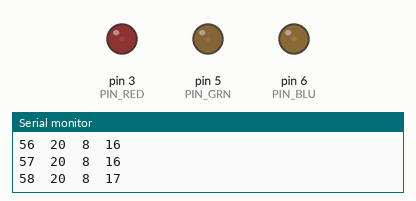
Simulated run of this sketch. Board: Arduino Nano, built with avr-gcc and run on an emulated ATmega328P. Shown: output pins drawn as LEDs (lit = HIGH), the last lines printed to the serial monitor. Random numbers use the default seed unless the sketch sets one.

Above: at 0.97 s.
At 3.94 s:
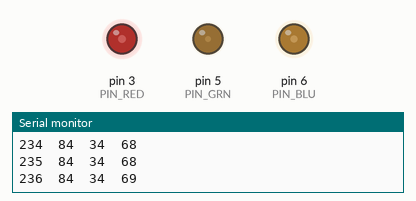
At 7.99 s:
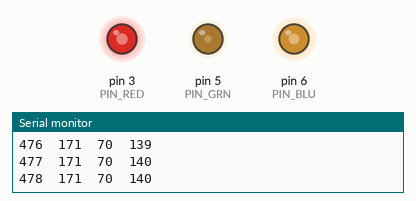
At 17.67 s:
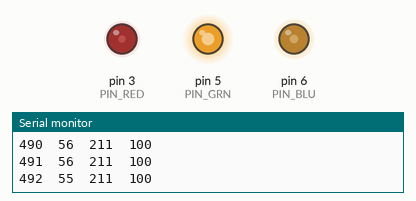
At 28.51 s:
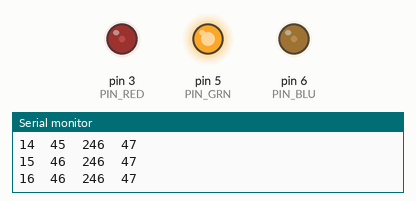
At 37.29 s:
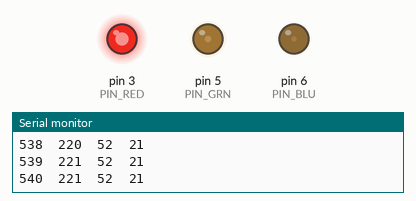
Timing chart, 0 to 40.0 s (numbered marks = the images above):
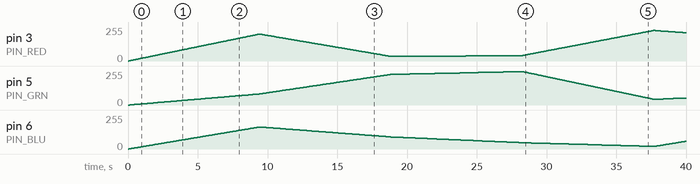

Measured:
- by itself, pin 5 (PIN_GRN): 0/255 → 1/255 at 0.12 s, → 2/255 0.12 s later, → 3/255 0.12 s later, → 4/255 0.12 s later, … (468 changes in this stretch)

The sketch:

rgb-lamp-constant-on.ino
```cpp
#define DEBUG true
#include "rgb-lamp-constant-on.h"

long frameIndex = -1;
long frameDuration = 1000 / fps;
long transitionFrames = transitionDuration / frameDuration;
int btnState = 0xFF;
bool ledState = true;

unsigned int lastColor[3] = {0, 0, 0};
unsigned int nextColor[3] = {0, 0, 0};
unsigned int currColor[3] = {0, 0, 0};
unsigned int COL_BLACK[] = {0, 0, 0};

void setup() {
  pinMode(PIN_RED , OUTPUT);
  pinMode(PIN_GRN , OUTPUT);
  pinMode(PIN_BLU, OUTPUT);
  // pinMode(PIN_BTN, INPUT);

  randomSeed(analogRead(0));

  if (DEBUG) {
    Serial.begin(9600);
    delay(1);
  }
}

void loop() {
  bool ledState = true;

  if (ledState) {
    if (frameIndex >= transitionFrames || frameIndex == -1) {
      frameIndex = 0;
      copyColor(nextColor, lastColor);
      getRandomColor(nextColor);

      if (DEBUG) {
        printColor(lastColor, false);
        Serial.print("-> ");
        printColor(nextColor, false);
        Serial.print("\n");
      }
    }

    getCurrentColor(lastColor, nextColor, currColor, frameIndex, transitionFrames);
    setColor(currColor);

    if (DEBUG) {
      Serial.print(frameIndex);
      //Serial.print("\t");
      //Serial.print(transitionFrames);
      Serial.print("\t");
      printColor(currColor, true);
      Serial.print("\n");
    }

    frameIndex++;
    delay(frameDuration);
  } else {
    copyColor(COL_BLACK, nextColor);
    setColor(COL_BLACK);
    frameIndex = -1;
  }

}

void getRandomColor(unsigned int dest[]) {
  while (true) {
    unsigned int r = random(MAX_COL);
    unsigned int g = random(MAX_COL);
    unsigned int b = random(MAX_COL);
    long total = r + g + b;
    if (total > MAX_COL && total <= MAX_COL * 2) {
      unsigned int avg = total / 3;
      if (abs(avg - r) > MAX_COL / 2 || abs(avg - g) > MAX_COL / 2 || abs(avg - b) > MAX_COL / 2) {
        dest[0] = r;
        dest[1] = g;
        dest[2] = b;
        break;
      }
    }
  }
}

void getCurrentColor(unsigned int prev[], unsigned int next[], unsigned int dest[], long frameIndex, long frameCount) {
  for ( int i = 0; i < 3; i++) {
    unsigned int prev0 = prev[i];
    unsigned int next0 = next[i];
    unsigned int curr0 = 0;
    if (next0 >= prev0)
      curr0 = prev0 + (next0 - prev0) * frameIndex / frameCount;
    else
      curr0 = prev0 - (prev0 - next0) * frameIndex / frameCount;
    dest[i] = curr0;
  }
}

void copyColor(unsigned int from[], unsigned int to[]) {
  for (int i = 0; i < 3; i++)
    to[i] = from[i];
}

void setColor(unsigned int color[]) {
  analogWrite(PIN_RED, color[0]);
  analogWrite(PIN_GRN, color[1]);
  analogWrite(PIN_BLU, color[2]);
}

void printColor(unsigned int color[], bool simple) {
  if (!simple)
    Serial.print("(");
  long total = 0;
  for (int i = 0; i < 3; i++) {
    Serial.print(color[i]);
    if (i < 2)
      if (simple)
        Serial.print("\t");
      else
        Serial.print(", ");
    total += color[i];
  }
  if (!simple) {
    Serial.print(") => ");
    Serial.print(total);
  }
}
```

rgb-lamp-constant-on.h
```cpp
// Arduino Nano unit
const int PIN_RED  = 3;
const int PIN_GRN  = 5;
const int PIN_BLU  = 6;

const unsigned int MAX_COL  = 255;
long fps                    = 60;
long transitionDuration     = 9000;
```
